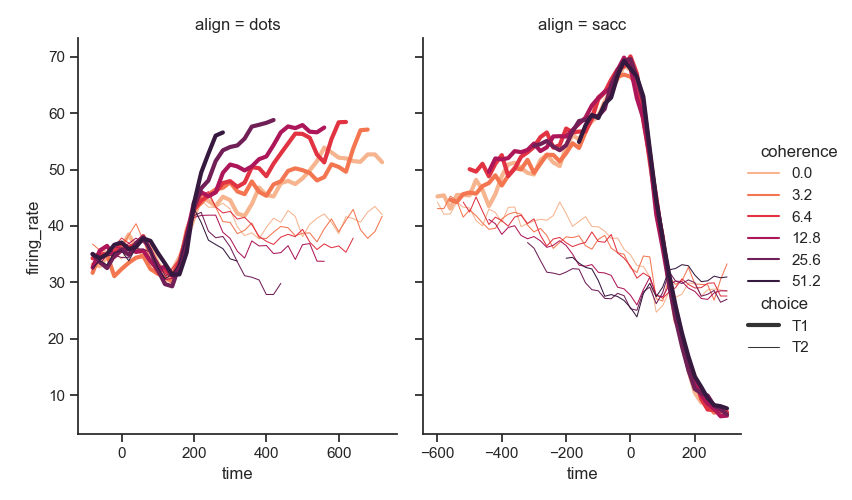

Source code (Python):
# 引入所需库
import seaborn as sns
import matplotlib.pyplot as plt

# 设置图大小
f, ax = plt.subplots(figsize=(8, 6))
# 将主题设置为带有刻度的风格
sns.set_theme(style="ticks")

# 加载示例数据集
dots = sns.load_dataset("dots")

# 创建一个名为"rocket_r"的调色板
palette = sns.color_palette("rocket_r")

# 绘制折现图
sns.relplot(
    data=dots,
    x="time", y="firing_rate",
    hue="coherence", size="choice", col="align",
    kind="line", size_order=["T1", "T2"], palette=palette,
    height=5, aspect=.75, facet_kws=dict(sharex=False),
)
plt.show()

import seaborn as sns
import matplotlib.pyplot as plt
import pandas as pd
import numpy as np

# 创建一个模拟数据集
np.random.seed(42)
time = np.tile(np.arange(0, 10), 20)
firing_rate = np.random.randn(200) * 10 + time * 3
coherence = np.random.choice(['low', 'medium', 'high'], size=200)
choice = np.random.choice(['T1', 'T2'], size=200)
align = np.random.choice(['left', 'right'], size=200)

# 创建 DataFrame
dots = pd.DataFrame({
    'time': time,
    'firing_rate': firing_rate,
    'coherence': coherence,
    'choice': choice,
    'align': align
})

# 将主题设置为带有刻度的风格
sns.set_theme(style="ticks")

# 创建一个名为"rocket_r"的调色板
palette = sns.color_palette("rocket_r")

# 绘制折线图，使用 relplot 绘图，并设置图形大小
sns.relplot(
    data=dots,
    x="time", y="firing_rate",
    hue="coherence", size="choice", col="align",
    kind="line", size_order=["T1", "T2"], palette=palette,
    height=6, aspect=1.33,  # 直接设置图形大小
    facet_kws=dict(sharex=False),
)

# 显示图表
plt.show()
